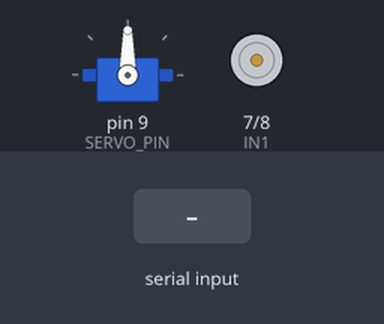
A sketch run on a simulated Arduino Uno, built with avr-gcc and run on an emulated ATmega328P. Parts: servo, motor-driver pin pairs drawn as motors (green arrow = first pin HIGH = forward, orange = second pin HIGH = backward, longer = more drive, scaled by the enable pin). The inputs (shaded band) are chosen by the test bench.

Above: at 1.2 s.
1.3 s: "F90\n" received over the second serial link
At 2.5 s:
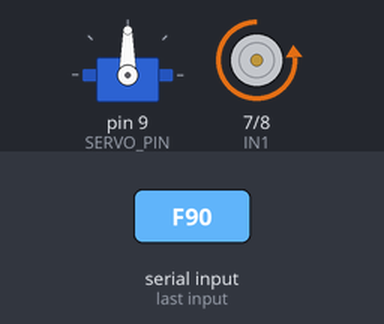
2.8 s: "F,45\n" received over the second serial link
At 3.8 s:
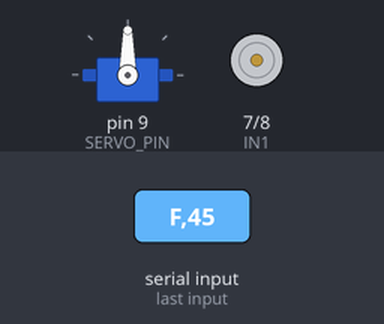
4.3 s: "B90\n" received over the second serial link
At 4.9 s:
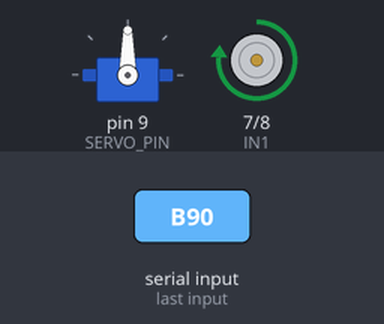
5.8 s: "B,45\n" received over the second serial link
At 7.0 s:
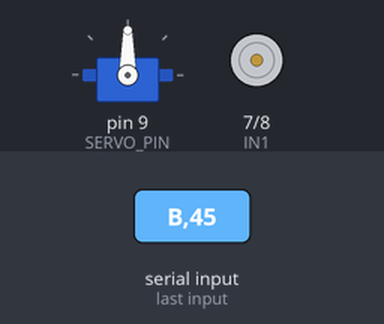
7.3 s: "D,45\n" received over the second serial link
At 8.4 s:
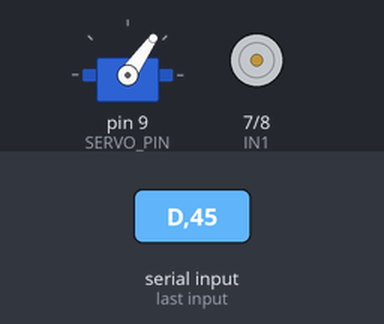
8.8 s: "S90\n" received over the second serial link
Timing chart, 0 to 11.3 s (numbered marks = the images above; inputs shaded):
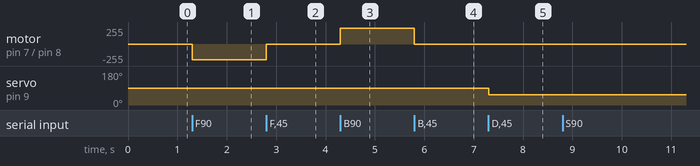

Measured:
- after the input at 1.3 s, motor on pin 7 (IN1) / pin 8 (IN2): stopped → backward 239/255 at once
- after the input at 2.8 s, motor on pin 7 (IN1) / pin 8 (IN2): backward 239/255 → stopped at once
- after the input at 4.3 s, motor on pin 7 (IN1) / pin 8 (IN2): stopped → forward 239/255 at once
- after the input at 5.8 s, motor on pin 7 (IN1) / pin 8 (IN2): forward 239/255 → stopped at once
- after the input at 7.3 s, servo on pin 9 (SERVO_PIN): 90° → 55° at once

The sketch:

ArduinoFile.ino
```cpp
//
// AUTHOR: Pawel Zabinski
// CREST STEM Leap Motion Controlled Car | Project
//

#include <PWMServo.h>
#include <SoftwareSerial.h>

#define RX 11
#define TX 4

// Bluetooth Serial Port
SoftwareSerial BLTSerial(RX, TX);

// Values for F and B should be within 0-100 and will be mapped to the range (50-255)
#define MINIMUM_SPEED 100
#define MAXIMUM_SPEED 255

// Values for D should be within 0-180 and will be mapped to the range (55-125)
#define FRONT 90 // Car's wheels at their resting position
#define LEFT 55
#define RIGHT 125

// PINS REQUIRED FOR MOTORS
#define IN1 7
#define IN2 8
#define ENA 5 //  ENA pin

#define SERVO_PIN 9  // Servo connect to D9

PWMServo head;

String data;
char command;
int magnitude;

void setup() {
  pinMode(ENA, OUTPUT);
  pinMode(IN1, OUTPUT);
  pinMode(IN2, OUTPUT);

  head.attach(SERVO_PIN);
  BLTSerial.begin(9600);
}

void loop() {
  if (!BLTSerial.available()) return;

  data = BLTSerial.readStringUntil('\n');

  // "STOP" will reset direction of the car's wheels and its velocity
  if (data == "STOP") {
    turn();
    stop();

    return;
  }

  command = data[0];

  // Lowercase s for the reset in direction of the car's wheels
  // Uppercase S for the decrease in the velocity of the car (causing it to stop)
  if (command == 's') {
    turn();

    return;
  } else if (command == 'S') {
    stop();

    return;
  }

  //
  // MARK: Map the values of magnitude to the correct values for the car functions
  // If values are within a fixed range of the normal value, mark those values as redundant to remove random small movements i.e shaky hands
  //

  magnitude = data.substring(1).toInt();

  if ((command == 'F' || command == 'B') && magnitude != 0)
    magnitude = map(magnitude, 1, 100, MINIMUM_SPEED, MAXIMUM_SPEED);
  else if (command == 'D')
    magnitude = map(magnitude, 0, 180, LEFT, RIGHT);

  //
  // MARK: Perform the physical movement of motors
  //

  // D (direction) command describes the direction of the car's wheels
  if (command == 'D')
    turn(magnitude);

  // F (forwards) and B (backwards) commands describe the velocity of the car
  if (command == 'F')
    forwards(magnitude);
  else if (command == 'B')
    backwards(magnitude);
}

void forwards(int speed) {
  digitalWrite(IN1, LOW);
  digitalWrite(IN2, HIGH);

  analogWrite(ENA, speed);
}

void backwards(int speed) {
  digitalWrite(IN1, HIGH);
  digitalWrite(IN2, LOW);

  analogWrite(ENA, speed);
}

// An angle which turns the front wheels of the car, using the head module connected.
void turn(int angle) {
  head.write(angle);
}

// Functional overload for the default value of FRONT
void turn() {
  head.write(FRONT);
}

// Causing the car to decelerate, causing it to stop.
void stop() {
  digitalWrite(IN1, LOW);
  digitalWrite(IN2, LOW);
  analogWrite(ENA, 0);
}
```
